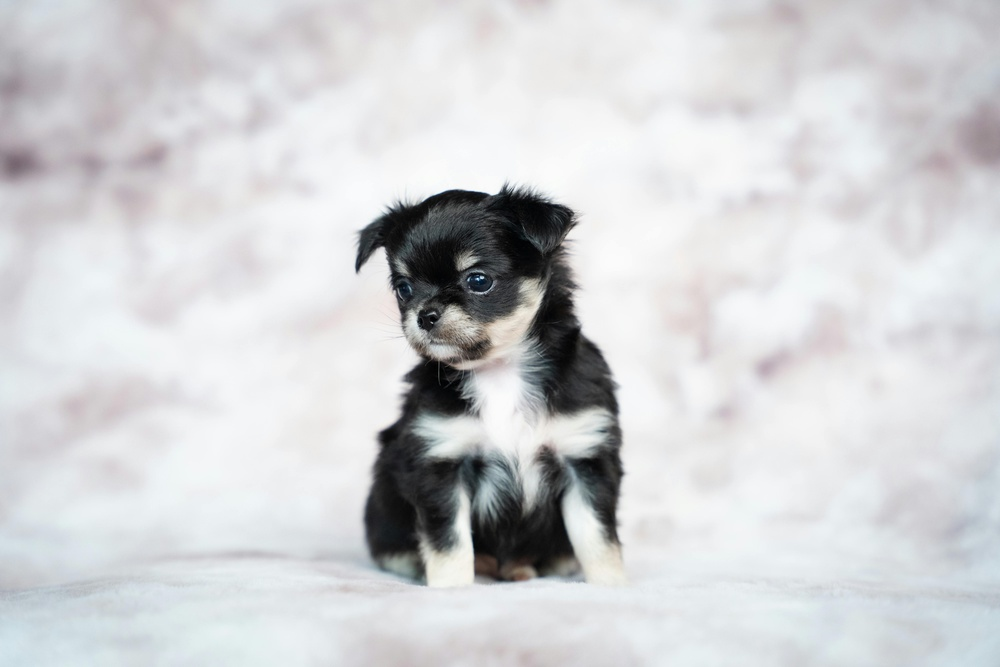
#> input picture project2/pexels-clarissa-roley-139936449-33334417.jpg, 1000 x 667 px, shrunk from 6000 x 4000 before the run, found by its file name
$ python pro2.py
#> lines starting #> are read from the running program, lines starting #| are printed output that depends on the picture; after the words box and inside, x2 and y2 are one past the last pixel; in counts of white or black regions, pixels touching at a corner belong together
import cv2
import numpy as np
from matplotlib import pyplot as plt
import os
from skimage.util import random_noise
from PIL import Image


class DCTWatermark:
    def __init__(self, strength=0.1):
        self.strength = max(0.01, min(strength, 0.3))  # 限制强度范围在0.01-0.3之间

    def _get_dct_blocks(self, img):
        """将图像分割为8x8块并进行DCT变换"""
        h, w = img.shape
        blocks = []
        for i in range(0, h, 8):
            for j in range(0, w, 8):
                block = img[i:i + 8, j:j + 8]
                if block.shape == (8, 8):
                    dct_block = cv2.dct(np.float32(block))
                    blocks.append((i, j, dct_block))
        return blocks

    def _reconstruct_from_blocks(self, blocks, shape):
        """从DCT块重建图像"""
        img = np.zeros(shape, dtype=np.float32)
        for i, j, dct_block in blocks:
            idct_block = cv2.idct(dct_block)
            img[i:i + 8, j:j + 8] = idct_block
        return img

    def embed(self, host_img, watermark_img, output_path=None):
        """
        嵌入水印
        :param host_img: 宿主图像路径或numpy数组
        :param watermark_img: 水印图像路径或numpy数组
        :param output_path: 输出路径(可选)
        :return: 含水印图像
        """
        # 读取图像
        if isinstance(host_img, str):
            host = cv2.imread(host_img, cv2.IMREAD_GRAYSCALE)
        else:
            host = cv2.cvtColor(host_img, cv2.COLOR_BGR2GRAY) if len(host_img.shape) == 3 else host_img

        if isinstance(watermark_img, str):
            watermark = cv2.imread(watermark_img, cv2.IMREAD_GRAYSCALE)
        else:
            watermark = cv2.cvtColor(watermark_img, cv2.COLOR_BGR2GRAY) if len(
                watermark_img.shape) == 3 else watermark_img

        # 检查图像是否加载成功
        if host is None:
            raise ValueError("无法加载宿主图像，请检查路径")
        if watermark is None:
            raise ValueError("无法加载水印图像，请检查路径")

        # 调整水印大小并二值化
        watermark = cv2.resize(watermark, (host.shape[1] // 8, host.shape[0] // 8))
        _, watermark = cv2.threshold(watermark, 127, 1, cv2.THRESH_BINARY)

        # 分块DCT变换
        blocks = self._get_dct_blocks(host)

        # 在DCT中频系数嵌入水印（添加数值限制）
        watermark_flat = watermark.flatten()
        for idx, (i, j, block) in enumerate(blocks):
            if idx >= len(watermark_flat):
                break
            delta = self.strength * (2 * watermark_flat[idx] - 1) * block[0, 0]
            block[5, 2] = np.clip(block[5, 2] + delta, -32768, 32767)  # 限制在int16范围内

        # 重建图像
        watermarked = self._reconstruct_from_blocks(blocks, host.shape)
        watermarked = np.clip(watermarked, 0, 255).astype(np.uint8)

        if output_path:
            cv2.imwrite(output_path, watermarked)

        return watermarked

    def extract(self, watermarked_img, original_img=None, watermark_shape=None):
        """
        提取水印
        :param watermarked_img: 含水印图像（numpy数组或路径）
        :param original_img: 原始图像(非盲检测时需要)
        :param watermark_shape: 水印图像形状(h,w)
        :return: 提取的水印
        """
        # 统一转换为numpy数组
        if isinstance(watermarked_img, str):
            wm_img = cv2.imread(watermarked_img, cv2.IMREAD_GRAYSCALE)
        elif isinstance(watermarked_img, Image.Image):  # 处理PIL图像
            wm_img = np.array(watermarked_img)
        else:
            wm_img = cv2.cvtColor(watermarked_img, cv2.COLOR_BGR2GRAY) if len(
                watermarked_img.shape) == 3 else watermarked_img

        if original_img is not None:  # 非盲检测
            if isinstance(original_img, str):
                org_img = cv2.imread(original_img, cv2.IMREAD_GRAYSCALE)
            elif isinstance(original_img, Image.Image):
                org_img = np.array(original_img)
            else:
                org_img = cv2.cvtColor(original_img, cv2.COLOR_BGR2GRAY) if len(
                    original_img.shape) == 3 else original_img
            diff = wm_img.astype(np.float32) - org_img.astype(np.float32)
        else:  # 盲检测
            diff = wm_img.astype(np.float32)

        blocks = self._get_dct_blocks(diff)
        watermark = []

        for _, _, block in blocks:
            # 从相同位置提取水印
            value = block[5, 2] / (self.strength * block[0, 0]) if block[0, 0] != 0 else 0
            watermark.append(1 if value > 0 else 0)

        if watermark_shape:
            watermark = np.array(watermark[:watermark_shape[0] * watermark_shape[1]])
            watermark = watermark.reshape(watermark_shape)
        else:
            watermark = np.array(watermark)

        return (watermark * 255).astype(np.uint8)


def robustness_test(watermarker, original_img, watermark_img):
    """测试水印鲁棒性（已修复PIL/OpenCV类型转换问题）"""
    # 嵌入水印（确保是numpy数组）
    wm_img = watermarker.embed(original_img, watermark_img)

    attacks = {
        '旋转10度': lambda x: Image.fromarray(x).rotate(10).convert('L'),
        '缩放0.8倍': lambda x: cv2.resize(x, None, fx=0.8, fy=0.8),
        '裁剪20%': lambda x: x[int(0.1 * x.shape[0]):int(0.9 * x.shape[0]),
                             int(0.1 * x.shape[1]):int(0.9 * x.shape[1])],
        '高斯噪声': lambda x: (random_noise(x, mode='gaussian', var=0.01) * 255).astype(np.uint8),
        '对比度调整': lambda x: cv2.convertScaleAbs(x, alpha=1.5, beta=0),
        'JPEG压缩': lambda x: cv2.imdecode(cv2.imencode('.jpg', x, [int(cv2.IMWRITE_JPEG_QUALITY), 50])[1], -1)
    }

    results = {}
    for name, attack in attacks.items():
        try:
            attacked = attack(wm_img)
            # 统一转换为numpy数组
            if isinstance(attacked, Image.Image):
                attacked = np.array(attacked)

            extracted = watermarker.extract(attacked, watermark_shape=(64, 64))

            # 计算相似度
            orig_wm = cv2.resize(cv2.imread(watermark_img, 0), (64, 64)) > 127
            sim = np.mean((extracted > 127) == orig_wm)
            results[name] = sim

            # 可视化
            plt.figure(figsize=(12, 4))
            plt.subplot(131), plt.imshow(wm_img, cmap='gray'), plt.title('含水印图像')
            plt.subplot(132), plt.imshow(attacked, cmap='gray'), plt.title(f'攻击: {name}')
            plt.subplot(133), plt.imshow(extracted, cmap='gray'), plt.title(f'提取水印(相似度:{sim:.2f})')
            plt.show()

        except Exception as e:
            print(f"攻击测试 {name} 失败: {str(e)}")
            results[name] = 0

    return results


# ====================== 使用示例 ======================
if __name__ == '__main__':
    # 初始化水印系统
    watermarker = DCTWatermark(strength=0.25)

    watermark = np.zeros((64, 64), dtype=np.uint8)
    watermark[20:44, 20:44] = 255  # 中心白色方块
    cv2.imwrite(r'D:\pythonProject4\watermark_square.png', watermark)
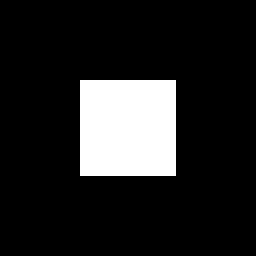
#> saved as watermark_square.png: shape (64, 64) (shown 4 times larger); 14.1% white; 1 white region, box (x1, y1, x2, y2) and area: (20, 20, 44, 44) 576

    # 嵌入水印
    host_img = r'D:\pythonProject4\pexels-clarissa-roley-139936449-33334417.jpg'
    watermark_img = r'D:\pythonProject4\watermark_square.png'  # 二值水印图片(建议64x64左右)
    watermarked = watermarker.embed(host_img, watermark_img, r'D:\pythonProject4\watermarked_lena.jpg')
#> in embed, `_, watermark = cv2.threshold(watermark, 127, 1, cv2.THRESH_BINARY)`:
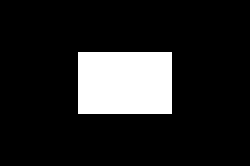
#> watermark: shape (83, 125) (shown 2 times larger); values 0 (black) and 1 (white), 14% white; 1 white region, box (x1, y1, x2, y2) and area: (39, 26, 86, 57) 1457
#> after the loop in _get_dct_blocks, `for i in range(0, h, 8):`: blocks = 10375 items
#> in embed, `watermark_flat = watermark.flatten()`: watermark_flat = 10375 values, max 1 at index 3289, min 0 at index 0, mean 0.14
#> the loop in embed, `for idx, (i, j, block) in enumerate(blocks):` made 10375 passes
#> (j, delta) on passes 1 to 3: (0, -408.6), (8, -404.1), (16, -404.5)
#> the loop in _reconstruct_from_blocks, `for i, j, dct_block in blocks:` made 10375 passes
#> j on passes 1 to 3: 0, 8, 16
#> after the loop in _reconstruct_from_blocks, `for i, j, dct_block in blocks:`:
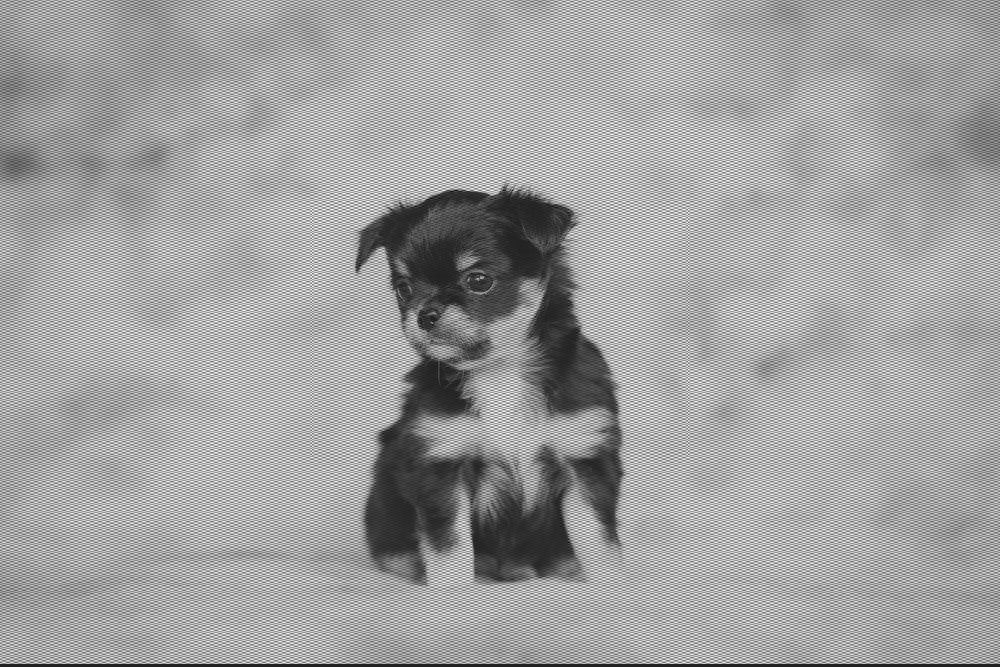
#> img: shape (667, 1000) float32; min -55.4, max 364.7, mean 208.6; drawn with min black and max white

    # 提取水印
    extracted = watermarker.extract(watermarked, host_img, (64, 64))
#> in extract, `diff = wm_img.astype(np.float32) - org_img.astype(np.float32)`:
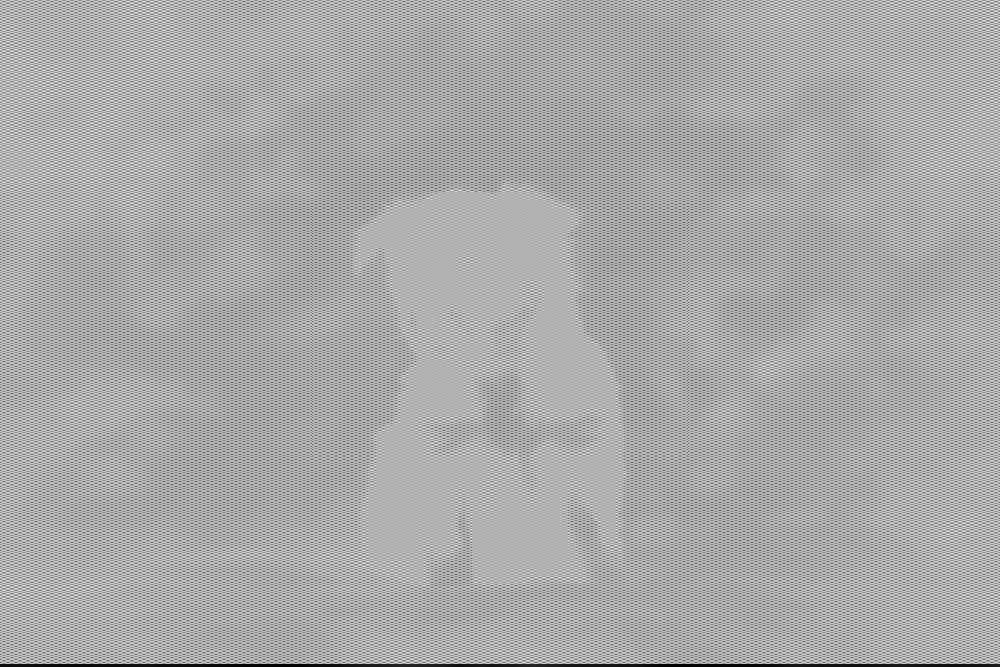
#> diff: shape (667, 1000) float32; min -238, max 103, mean -12.3; drawn with min black and max white
#> in extract, `blocks = self._get_dct_blocks(diff)`: blocks = 10375 items
#> the loop in extract, `for _, _, block in blocks:` made 10375 passes
#> value on passes 1 to 3: 36.25, 40.24, 39.28
#> after the loop in extract, `for _, _, block in blocks:`: watermark = 10375 values, max 1 at index 0, min 0 at index 3177, mean 0.86
#> in extract, `watermark = np.array(watermark[:watermark_shape[0] * watermark_shape[1..`: watermark = 4096 values, max 1 at index 0, min 0 at index 3177, mean 0.919
#> in extract, `watermark = watermark.reshape(watermark_shape)`:
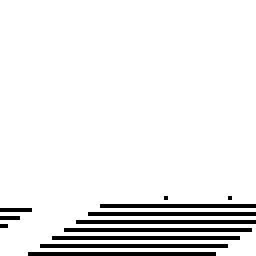
#> watermark: shape (64, 64) int64 (shown 4 times larger); values 0 (black) and 1 (white), 91.9% white; black in thin lines or dots, all inside (x1, y1, x2, y2) = (0, 49, 64, 64)
    cv2.imwrite(r'D:\pythonProject4\extracted_watermark.jpg', extracted)

    # 鲁棒性测试
    test_results = robustness_test(watermarker, host_img, watermark_img)
#> the loop in embed (call 2), `for idx, (i, j, block) in enumerate(blocks):` made 10375 passes
#> the loop in _reconstruct_from_blocks (call 2), `for i, j, dct_block in blocks:` made 10375 passes
#> in robustness_test, `attacked = attack(wm_img)`:
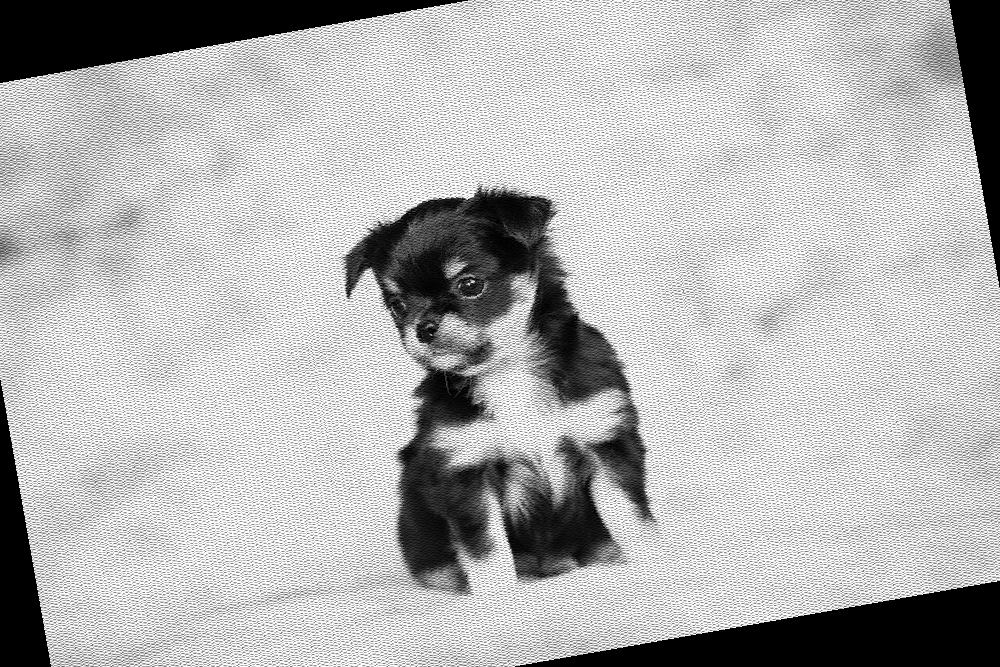
#> attacked: PIL image 1000x667 L; min 0, max 255, mean 181.4
#> call 2 of extract, with watermark_shape = (64, 64)
#> the loop in extract (call 2), `for _, _, block in blocks:` made 10375 passes
#> after the loop in extract (call 2), `for _, _, block in blocks:`: watermark = 10375 values, max 1 at index 53, min 0 at index 0, mean 0.464
#> in extract (call 2), `watermark = np.array(watermark[:watermark_shape[0] * watermark_shape[1..`: watermark = 4096 values, max 1 at index 53, min 0 at index 0, mean 0.454
#> in extract (call 2), `watermark = watermark.reshape(watermark_shape)`:
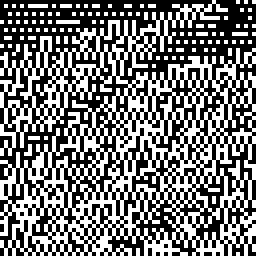
#> watermark: shape (64, 64) int64 (shown 4 times larger); values 0 (black) and 1 (white), 45.4% white in thin lines or dots
#> in extract (call 2), `return (watermark * 255).astype(np.uint8)`: returned value: shape (64, 64); 45.4% white in thin lines or dots
#> in robustness_test, `sim = np.mean((extracted > 127) == orig_wm)`: sim = 0.545
#> test_results = {'旋转10度': 0.545, '缩放0.8倍': 0.493, '裁剪20%': 0.687, '高斯噪声': 0.781, '对比度调整': 0.779, 'JPEG压缩': 0.783}
    print("\n鲁棒性测试结果:")
    for attack, score in test_results.items():
        print(f"{attack}: {score:.2%}")
#> this loop made 6 passes
#> (attack, score) on passes 1 to 6: ('旋转10度', 0.545), ('缩放0.8倍', 0.493), ('裁剪20%', 0.687), ('高斯噪声', 0.781), ('对比度调整', 0.779), ('JPEG压缩', 0.783)
#| 旋转10度: 54.49%
#| 缩放0.8倍: 49.27%
#| 裁剪20%: 68.73%
#| 高斯噪声: 78.12%
#| 对比度调整: 77.91%
#| JPEG压缩: 78.32%
